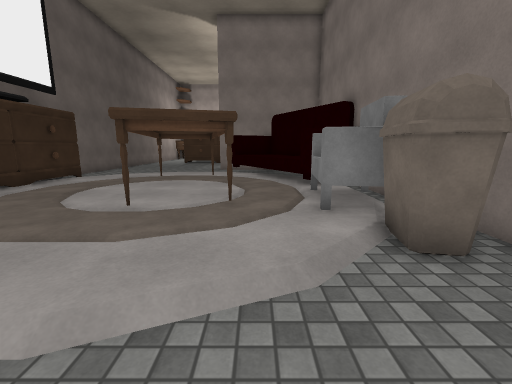
[1] (above)

16 first-person views from a walk through a scene from a Unity 3-D project. The camera is 1.4 m above the floor, tilts 10° down and sees 90° across. The floor is counted in squares, 1 m on a side. Each view is taken from the middle of a square. On the plan, view 1 faces up. The plan holds only what a view shows up to about 13 squares ahead; the rest is blank. The place goes on beyond the plan. Some surface patterns are stand-ins.

[2]
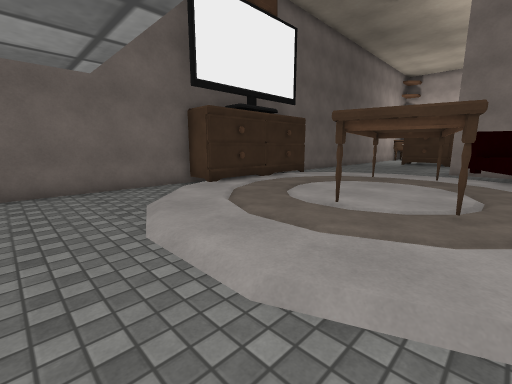

[3]
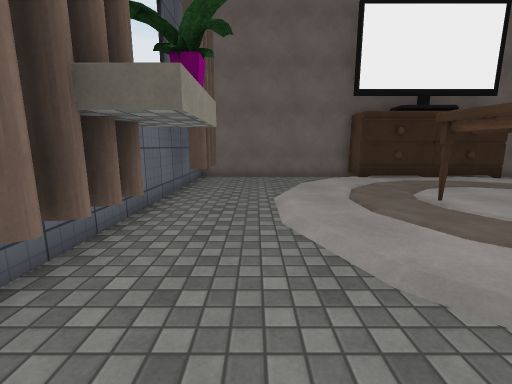

[4]
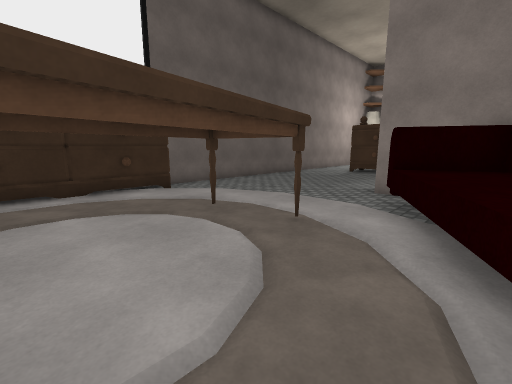

[5]
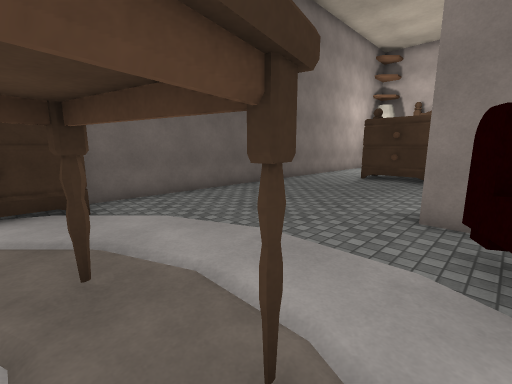

[6]
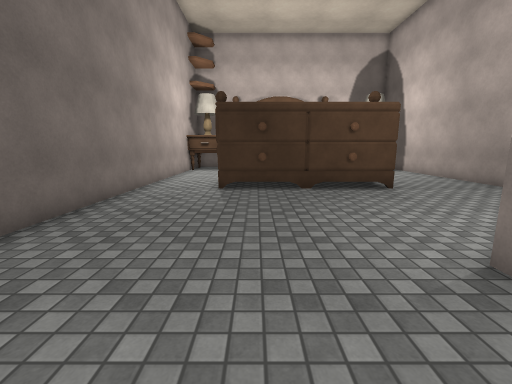

[7]
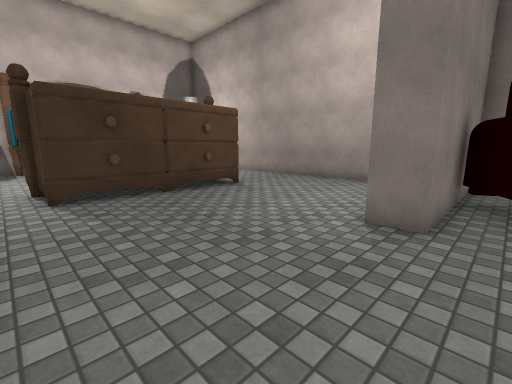

[8]
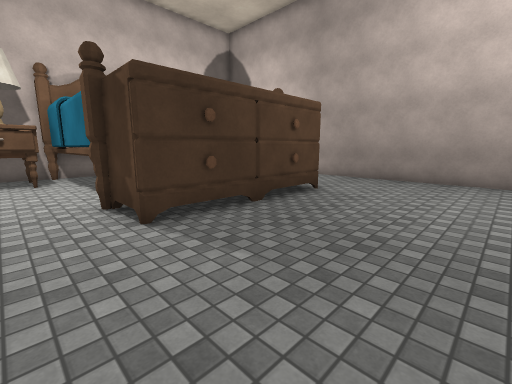

[9]
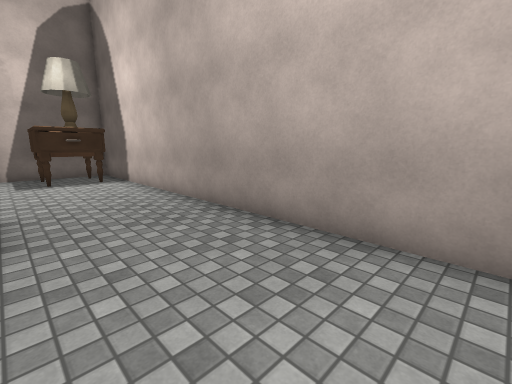

[10]
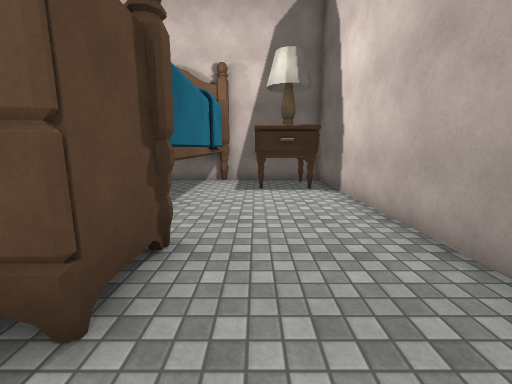

[11]
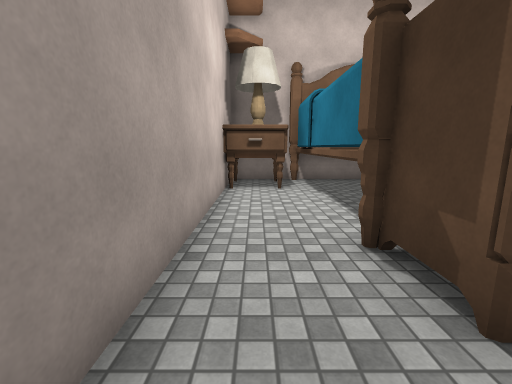

[12]
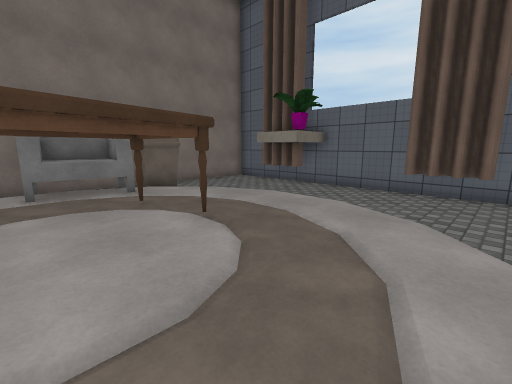

[13]
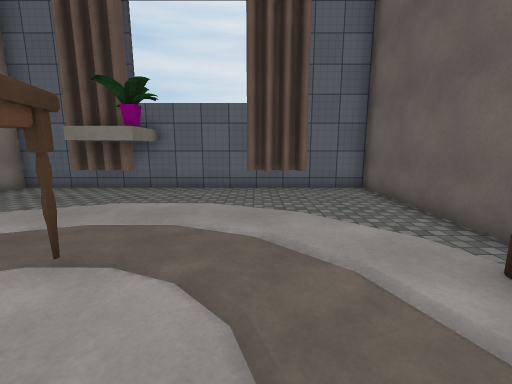

[14]
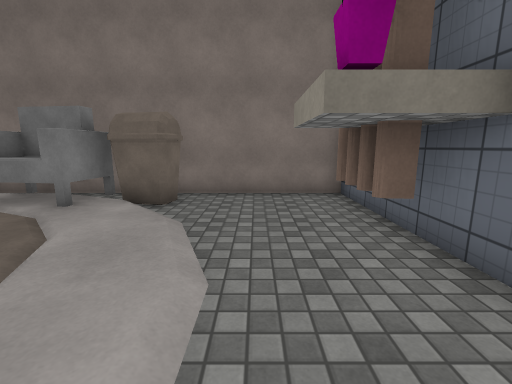

[15]
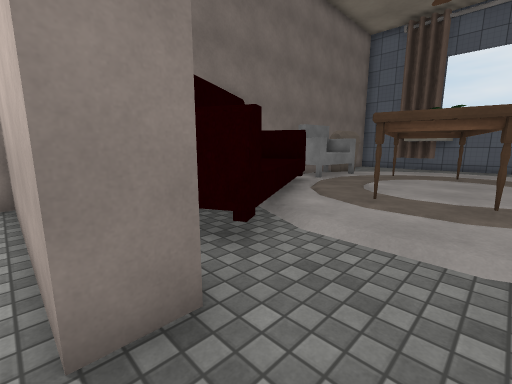

[16]
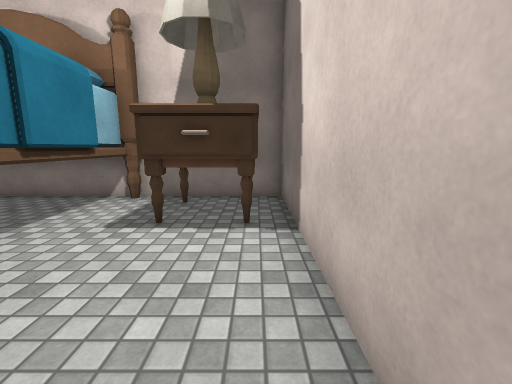

### Floor plan
Key: @ floor where view 1 was taken; # wall or solid block; . main floor; : floor 0.25 m higher than the main floor; / step, stairs or slope; T thing the floor can be seen under or through; B bin; O other object.
Columns run from 9 left of view 1 to 4 right of it. Each row starts with its distance up from view 1.
 32 #O#########O##
 31 O O##   ##O O#
 30 OOO##   ##OOO#
 29 #O.#    ##.O.#
 28 #..#    #....#
 27 #..#    #....#
 26 #..#    #....#
 25 #..#    #....#
 24 #..#    #....#
 23 #..######....#
 22 #............#
 21 #............#
 20 #............#
 19 #............#
 18 #............#
 17 #......#######
 16 #......#####
 15 #.......O
 14 #.......O
 13 #.../:::/
 12 #..::::::
 11 ##::.:TT::
 10  #:.::TT::O  O
  9  #::::TT.:.O #
  8  #::.:T T:::.#
  7  #::::T T::OO#
  6 ##::::T T:.OO#
  5 #/:.::.T::: O#
  4 #.::.::::::B #
  3 #..:::::::/BB#
  2 #.../:::/....#
  1 #............#
  0 #........@...#
 -1 #..##....##..#
 -2 ##############

Positions as (right, up) in squares from view 1, and headings:
1: (0, 0), facing up
2: (0, 0), facing up-left
3: (3, 1), facing left
4: (1, 7), facing up-left
5: (-1, 10), facing up-left
6: (-5, 14), facing up
7: (-7, 15), facing up-right
8: (-8, 18), facing up-right
9: (0, 18), facing up-right
10: (1, 21), facing up
11: (-8, 21), facing up
12: (-7, 8), facing down-right
13: (-5, 8), facing down
14: (-4, 1), facing right
15: (-4, 17), facing down-right
16: (3, 25), facing up
